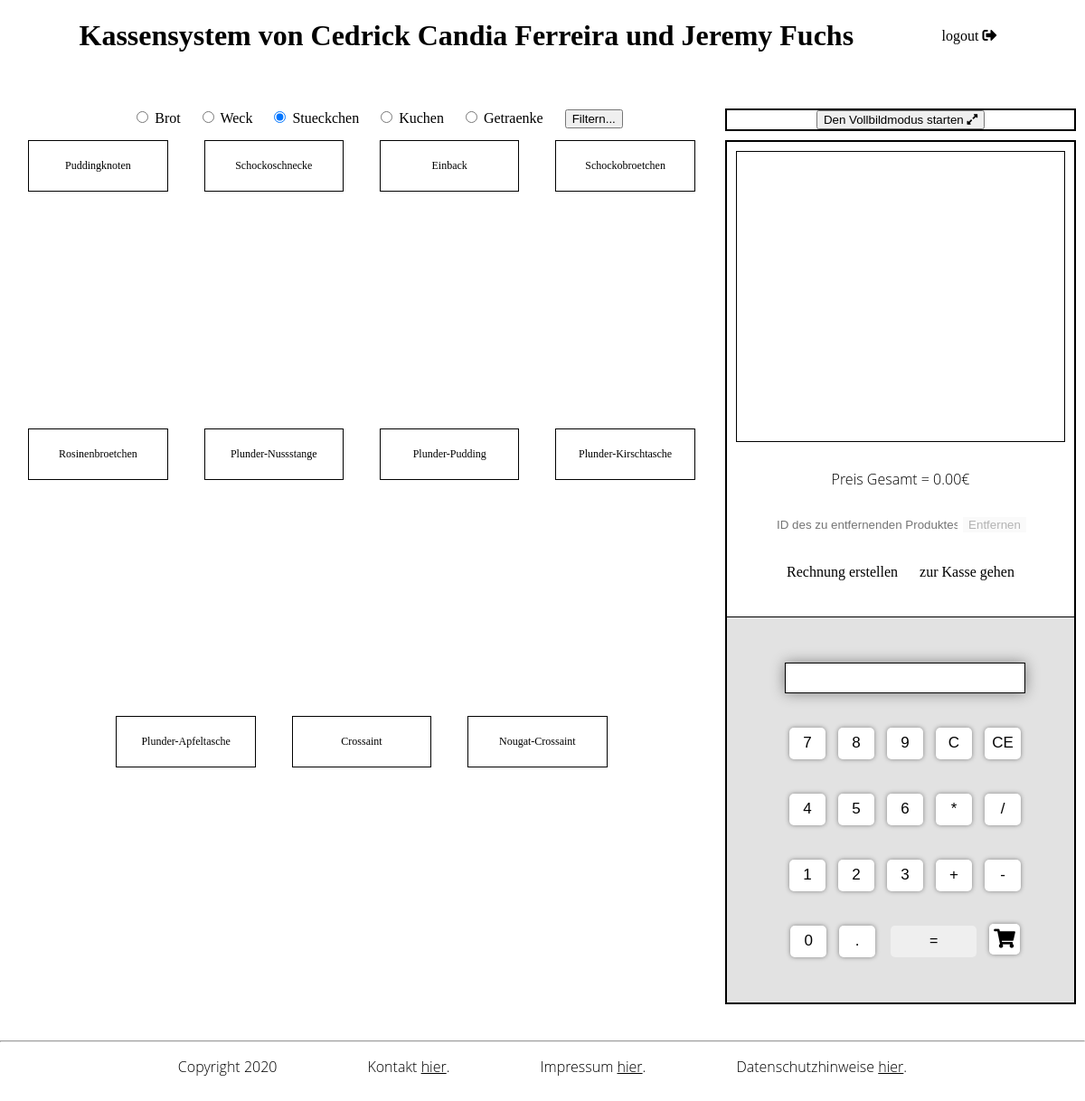
Screenshot of /index.php?category=3 (signed in) with the database file from the repository.
### tables this page shows
CREATE TABLE `productcategory` (
  `id` int(11) NOT NULL,
  `name` varchar(40) NOT NULL
);

CREATE TABLE `product` (
  `id` int(11) NOT NULL,
  `name` varchar(40) NOT NULL,
  `category` int(11) NOT NULL,
  `price` decimal(4,2) NOT NULL,
  `discount` decimal(4,2) DEFAULT NULL
);

### index.php (the view, shortened to what this page needs)
<?php
$conn = new mysqli("localhost:8889","root","root","cashbox");
$sql = "SELECT * FROM product";
$stmt = $conn->prepare($sql);
$stmt->execute();
$result = $stmt->get_result();
$product_arr = Array();
while ($row = $result->fetch_assoc()) {
    $product_arr[] = $row;
}
$sql = "SELECT * FROM productcategory";
$stmt = $conn->prepare($sql);
$stmt->execute();
$result = $stmt->get_result();
$category_arr = Array();
while ($row = $result->fetch_assoc()) {
    $category_arr[] = $row;
}
if(isset($_GET['category'])){
  $sql = "SELECT p.id, p.price, p.name, p.category FROM product AS p
          INNER JOIN productcategory AS c
          ON p.category = c.ID AND c.ID = ?";
  $stmt = $conn->prepare($sql);
  $stmt->bind_param("i",$_GET['category']);
  $stmt->execute();
  $result = $stmt->get_result();
  $product_arr = Array();
  while ($row = $result->fetch_assoc()) {
      $product_arr[] = $row;
  }
}
 ?>
 <!DOCTYPE html>
 <html lang="de" dir="ltr">
 <head>
   <link rel="stylesheet" href="styles.min.css" />
   <link rel="stylesheet" href="https://use.fontawesome.com/releases/v5.13.0/css/all.css">
 </head>
 <body>
   <header>
   <h1>Kassensystem von Cedrick Candia Ferreira und Jeremy Fuchs</h1>
   <a class="logout" href="logout.php">logout <i class="fas fa-sign-out-alt"></i></a>
   </header>
   <div class="content">
     <section class="outer-box_left" id="category_filter">
       <form action="<?php echo $_SERVER['PHP_SELF'];?>" method="get" style="margin-left: 20px;">
           <?php foreach($category_arr as $category) { ?>
        <input type="radio" name="category" style="margin-left: 20px;" value="<?php echo $category['id']; ?>"
         id="<?php echo $category['id']; ?>" <?php if(!empty($_GET['category'])) if($_GET['category'] == $category['id']) echo "checked"?> />
        <label for="<?php echo $category['id']; ?>" style="display:inline"><?php echo $category['name']; ?></label>
        <?php } ?>
        <input type="submit" value="Filtern..." style="margin-left: 20px;">
      </form>
     </section>
     <section class="outer-box_right" id="set-screen-option">
         <button class="set-screenbutton" id="fullscreen-on" onclick="enterFullscreen(document.documentElement)">Den Vollbildmodus starten <i class="fas fa-expand-alt"></i></button>
     </section>
   </div>
   <div class="content">
     <section class="outer-box_left" id="box-1">
       <?php foreach ($product_arr as $product) {
        ?>
       <div class="product-box" attribute="">
             <a
             id="product-<?php echo $product['id']; ?>"
             class="product-button"
             name="Productbutton"
             onclick="return addToCart(<?php echo $product['id']; ?>, '<?php echo $product['name']; ?>', <?php echo $product['price']; ?>);" >
             <?php echo $product['name']; ?> </a>
       </div>
       <?php } ?>
     </section>
     <section class="outer-box_right" id="box-2">
       <div class="product-cart">
         <ul id="product-list">
           <li id="product-list_placeholder-item"></li>
         </ul>
       </div>
       <div class="sum-list">
         <p>Preis Gesamt = <span id="price_result">0.00</span>€</p>
       </div>
       <div class="remove-listItem">
         <form>
           <input type="text" id="remove-this" placeholder="ID des zu entfernenden Produktes..."/>
           <input type="button" id="remove-button" onclick="deleteCardItem()" value="Entfernen"/>
         </form>
       </div>
       <div class="checkout-box">
         <a href="javascript:generateBill()" id="saveBill">Rechnung erstellen</a>
         <a href="" id="sumbit">zur Kasse gehen</a>
       </div>
       <div class="calculator">
         <form>
           <input type="text" id="calc-display" />
           <br></br>
           <input type="button" class="keys" value="7" onclick="addToScreen('7')" />
           <input type="button" class="keys" value="8" onclick="addToScreen('8')" />
           <input type="button" class="keys" value="9" onclick="addToScreen('9')" />
           <input type="button" class="keys" value="C" onclick="addToScreen('c')" />
           <input type="button" class="keys" value="CE" onclick="backspace()" />
           <br></br>
           <input type="button" class="keys" value="4" onclick="addToScreen('4')" />
           <input type="button" class="keys" value="5" onclick="addToScreen('5')" />
           <input type="button" class="keys" value="6" onclick="addToScreen('6')" />
           <input type="button" class="keys" value="*" onclick="addToScreen('*')" />
           <input type="button" class="keys" value="/" onclick="addToScreen('/')" />
           <br></br>
           <input type="button" class="keys" value="1" onclick="addToScreen('1')" />
           <input type="button" class="keys" value="2" onclick="addToScreen('2')" />
           <input type="button" class="keys" value="3" onclick="addToScreen('3')" />
           <input type="button" class="keys" value="+" onclick="addToScreen('+')" />
           <input type="button" class="keys" value="-" onclick="addToScreen('-')" />
           <br></br>
           <input type="button" class="keys"  value="0" onclick="addToScreen('0')" />
           <input type="button" class="keys" value="." onclick="addToScreen('.')" />
           <input type="button" class="equal" id="key-result" value="=" onclick="result()" />
           <a id="toCart" class="keys" onclick="return calculatorToCart();"><i class="fas fa-shopping-cart"></i></a>
         </form>
       </div>
     </section>
   </div>
   <footer>
     <hr>
     <p><span class="footer_item">Copyright 2020</span><span class="footer_item">Kontakt <a class="style_as_link" href="contact.html">hier</a>.</span><span class="footer_item">Impressum <span class="style_as_link">hier</span>.</span><span
         class="footer_item">Datenschutzhinweise <span class="style_as_link">hier</span>.</span></p>
   </footer>
 </body>
 </html>

### rows the page displays
productcategory: category "☐ Brot", name "Brot"
productcategory: category "☐ Weck", name "Weck"
productcategory: category "☑ Stueckchen", name "Stueckchen"
productcategory: category "☐ Kuchen", name "Kuchen"
productcategory: category "☐ Getraenke", name "Getraenke"
product: name "Puddingknoten"
product: name "Schockoschnecke"
product: name "Einback"
product: name "Schockobroetchen"
product: name "Rosinenbroetchen"
product: name "Plunder-Nussstange"
product: name "Plunder-Pudding"
product: name "Plunder-Kirschtasche"
product: name "Plunder-Apfeltasche"
product: name "Crossaint"
product: name "Nougat-Crossaint"
